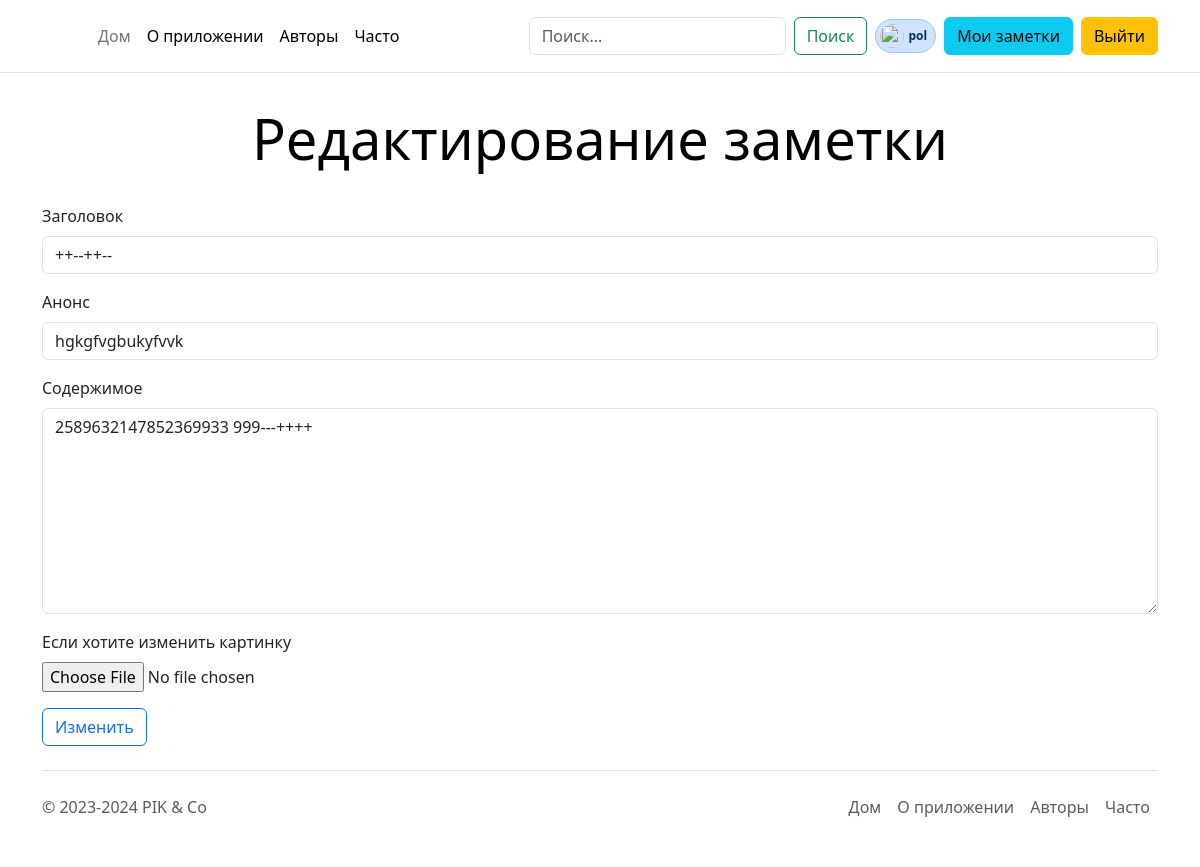
/note/c00344e2a53e417f9e70b240f71a0a7e/update (signed in), run on an earlier commit of the app's database.
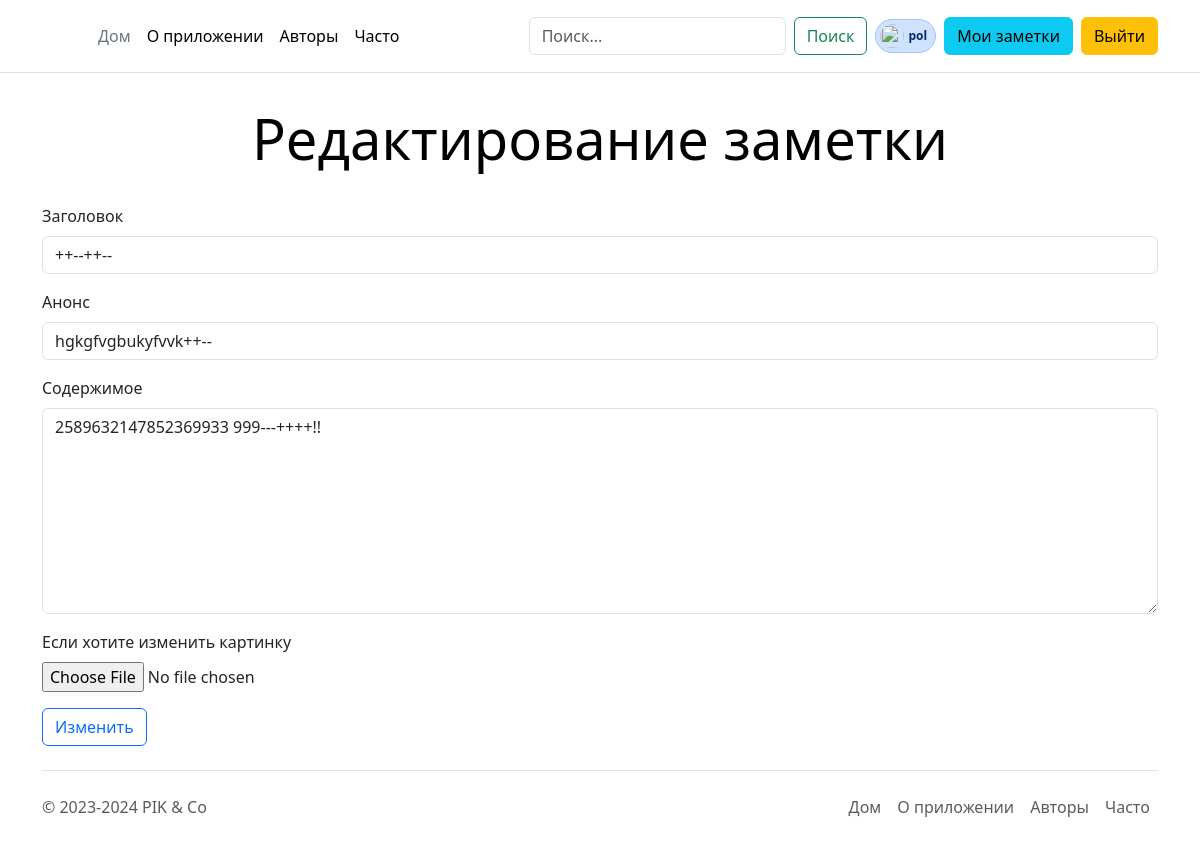
And on a later commit of the database.
### notes/models.py (models this page shows, shortened)
class Note(models.Model):
    uuid = models.UUIDField(primary_key=True, default=uuid.uuid4, editable=False)
    title = models.CharField(max_length=255)
    anons = models.CharField(max_length=255)
    content = models.TextField()
    created_at = models.DateTimeField(auto_now_add=True)
    mod_time = models.DateTimeField(null=True, blank=True)
    image = models.ImageField(upload_to=upload_to, null=True, blank=True, verbose_name="Превью")
    user = models.ForeignKey(get_user_model(), on_delete=models.CASCADE)
    objects = models.Manager()  # Он подключается к базе.
    class Meta:
        ordering = ['-created_at']  # Дефис это означает DESC сортировку (обратную).
        indexes = [
            models.Index(fields=("created_at",), name="created_at_index"),
        ]

### notes/views.py (the view, shortened to what this page needs)
# urls.py: path("<note_uuid>/update", views.update_note_view, name="update"),
def update_note_view(request: WSGIRequest, note_uuid):
    note = Note.objects.get(uuid=note_uuid)
    return render(request, "note/update_note.html", {"note": note})

### notes/templates/note/update_note.html (shortened to what this page needs)
{% extends "base.html" %}
{% block content %}
  <div class='container'>
	<div class="pricing-header p-3 pb-md-4 mx-auto text-center">
      <h1 class="display-4 fw-normal text-body-emphasis">Редактирование заметки</h1>
    </div>
    <form action="{% url 'update' note_uuid=note.uuid %}" method="post" enctype="multipart/form-data">
      <div class="mb-3">
        <label for="exampleFormControlInput1" class="form-label">Заголовок</label>
        <input name="title" type="text" class="form-control" id="exampleFormControlInput1" value="{{ note.title }}">
      </div>
      <div class="mb-3">
        <label for="exampleFormControlInput1" class="form-label">Анонс</label>
        <input name="anons" type="text" class="form-control" id="exampleFormControlInput1" value="{{ note.anons }}">
      </div>
      <div class="mb-3">
        <label for="exampleFormControlTextarea1" class="form-label">Содержимое</label>
        <textarea name="content" class="form-control" id="exampleFormControlTextarea1" rows="8">{{ note.content }}</textarea>
      </div>
      <div class="mb-3">
        <label for="exampleFormControlInput1" class="form-label">Если хотите изменить картинку</label><br>
        <input name="noteImage" type="file" class="form-control-file" id="exampleFormControlFile1">
      </div>
      <button type="submit" class="btn btn-outline-primary">Изменить</button>
    </form>
  </div>
{% endblock %}

What changed in the data, as far as the page shows it:
changed Note: anons "hgkgfvgbukyfvvk" → "hgkgfvgbukyfvvk++--"; content "2589632147852369933 999---++++" → "2589632147852369933 999---++++!!"
